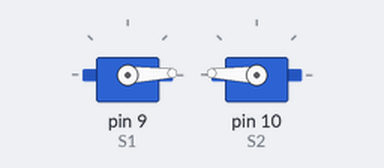
Simulated run of this sketch. Board: Arduino Uno, built with avr-gcc and run on an emulated ATmega328P. Shown: 2 × servo.

Above: at 0.05 s.
At 0.9 s:
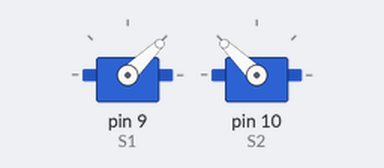
At 1.8 s:
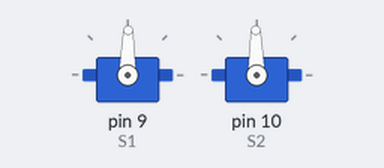
At 3.6 s:
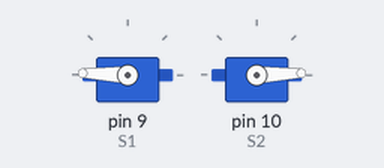
Timing chart, 0 to 8.4 s (numbered marks = the images above):
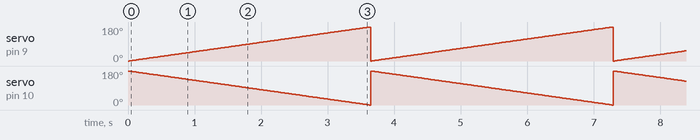

Measured:
- by itself, servo on pin 9 (S1): ramps from 0° to 180° and jumps back, once every 3.6 s
- by itself, servo on pin 10 (S2): ramps from 180° to 0° and jumps back, once every 3.6 s

The sketch:

Servo.ino
```cpp
#include<Arduino.h>
#include <Servo.h>

Servo S1;
Servo S2;

//THIS WILL ALL BE ON THE TINSEY as the servo is mounted on the tinsey
void setup() {
  S1.attach(9);   // First servo on pin 9
  S2.attach(10);  // Second servo on pin 10

}

void loop() {
  for (int angle = 0; angle <= 180; angle++) {
    S1.write(angle);
    S2.write(180-angle); // opposite direction
    delay(20);
  }
}
```
